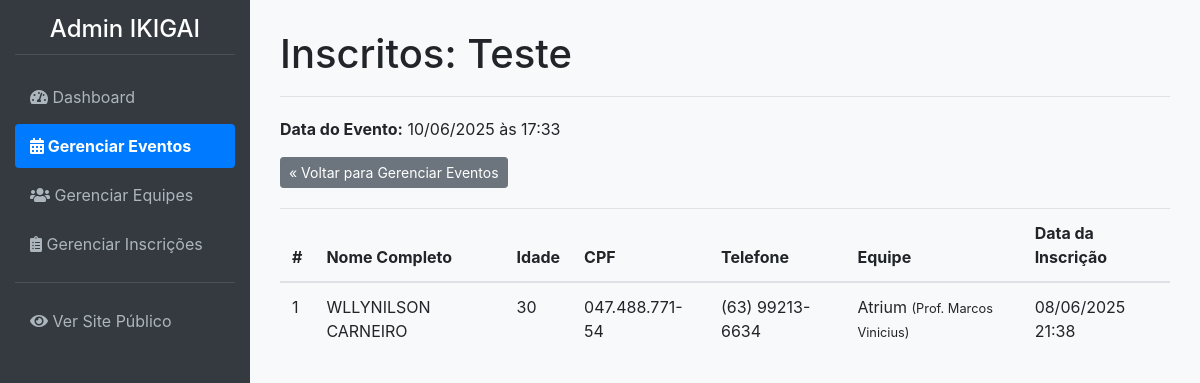
The app's page /admin/eventos/1/inscricoes (signed in), older data.
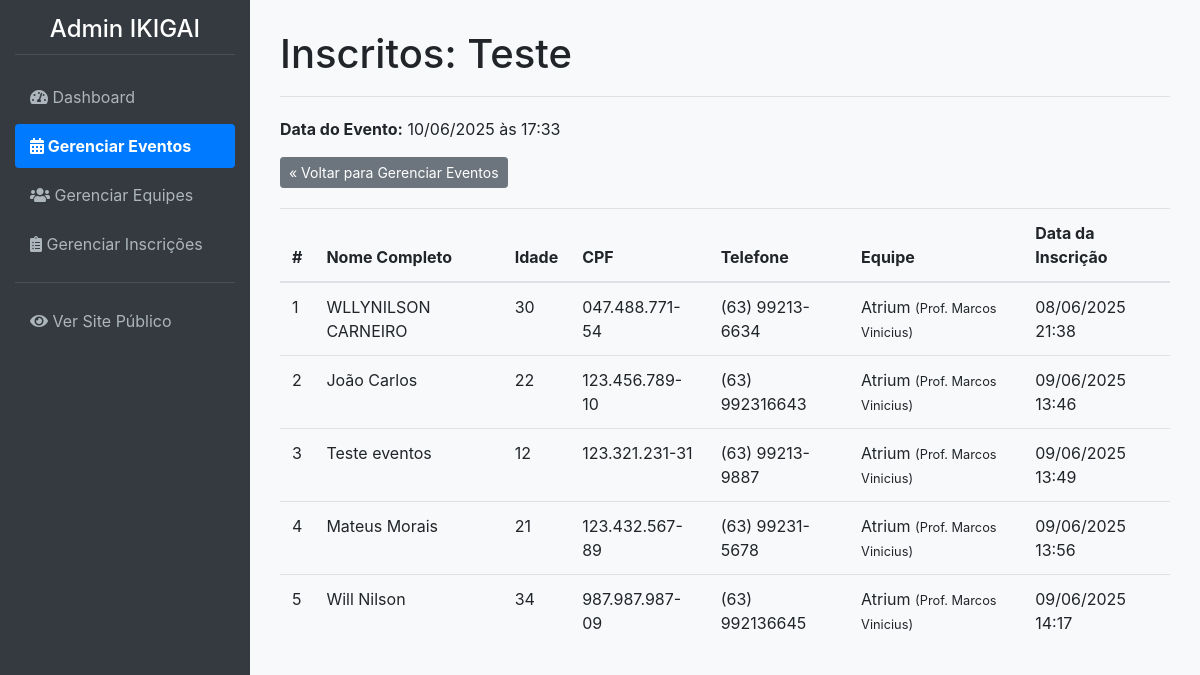
The same page, newer data.
### app/models.py (models this page shows, shortened)
class Evento(db.Model):
    __tablename__ = 'eventos'
    id = db.Column(db.Integer, primary_key=True)
    nome_evento = db.Column(db.String(200), nullable=False)
    data_hora_evento = db.Column(db.DateTime, nullable=False)
    palestrante = db.Column(db.String(100))
    imagem_palestrante = db.Column(db.String(300), nullable=True) # URL para a imagem
    descricao = db.Column(db.Text)
    local_evento = db.Column(db.String(200))
    preco = db.Column(db.Float, default=0.0)
    numero_vagas = db.Column(db.Integer, nullable=False)
    inscricoes = db.relationship('Inscricao', backref='evento', lazy=True)

class Inscricao(db.Model):
    __tablename__ = 'inscricoes'
    id = db.Column(db.Integer, primary_key=True)
    nome_participante = db.Column(db.String(100), nullable=False)
    sobrenome_participante = db.Column(db.String(100), nullable=False)
    idade = db.Column(db.Integer, nullable=False)
    cpf = db.Column(db.String(14), nullable=False)
    telefone = db.Column(db.String(20), nullable=False)
    data_inscricao = db.Column(db.DateTime, default=datetime.utcnow)
    evento_id = db.Column(db.Integer, db.ForeignKey('eventos.id'), nullable=False)
    equipe_id = db.Column(db.Integer, db.ForeignKey('equipes.id'), nullable=False)
    status = db.Column(db.String(20), nullable=False, default='Pendente')
    email = db.Column(db.String(100), nullable=False, unique=True)
    __table_args__ = (db.UniqueConstraint('cpf', 'evento_id', name='uq_cpf_evento'),)

class Equipe(db.Model):
    __tablename__ = 'equipes'
    id = db.Column(db.Integer, primary_key=True)
    nome_equipe = db.Column(db.String(100), nullable=False, unique=True)
    professor_responsavel = db.Column(db.String(100), nullable=False)
    inscricoes = db.relationship('Inscricao', backref='equipe', lazy=True)

### app/admin/routes.py (the view)
@bp.route('/eventos/<int:evento_id>/inscricoes')
@login_required
def listar_inscricoes_evento(evento_id):
    evento = Evento.query.get_or_404(evento_id)
    inscricoes = Inscricao.query.filter_by(evento_id=evento.id).order_by(Inscricao.data_inscricao).all()
    return render_template('admin/admin_listar_inscricoes_evento.html', evento=evento, inscricoes=inscricoes)

### app/__init__.py (called while the page is built)
@login_manager.user_loader
def load_user(user_id):
    return models.User.query.get(int(user_id))

### app/admin/routes.py (called while the page is built)
@bp.before_request
def before_request_handler():
    if current_app.config.get('DEBUG') and not current_user.is_authenticated:
        user = User.query.first()
        if user:
            login_user(user)

### app/templates/admin/admin_listar_inscricoes_evento.html (shortened to what this page needs)
{% extends 'admin/admin_base.html' %}
{% block page_title %}Inscritos: {{ evento.nome_evento }}{% endblock %}
{% block content %}
<p><strong>Data do Evento:</strong> {{ evento.data_hora_evento.strftime('%d/%m/%Y às %H:%M') }}</p>
<a href="{{ url_for('admin.gerenciar_eventos') }}" class="btn btn-secondary btn-sm" style="margin-bottom:20px;">&laquo; Voltar para Gerenciar Eventos</a>
{% if inscricoes %}
    <table class="table">
        <thead>
            <tr>
                <th>#</th>
                <th>Nome Completo</th>
                <th>Idade</th>
                <th>CPF</th>
                <th>Telefone</th>
                <th>Equipe</th>
                <th>Data da Inscrição</th>
            </tr>
        </thead>
        <tbody>
            {% for inscricao in inscricoes %}
            <tr>
                <td>{{ loop.index }}</td>
                <td>{{ inscricao.nome_participante }} {{ inscricao.sobrenome_participante }}</td>
                <td>{{ inscricao.idade }}</td>
                <td>{{ inscricao.cpf }}</td>
                <td>{{ inscricao.telefone }}</td>
                <td>
                    {% if inscricao.equipe %}
                        {{ inscricao.equipe.nome_equipe }}
                        <small>(Prof. {{ inscricao.equipe.professor_responsavel }})</small>
                    {% else %}
                        Equipe não informada
                    {% endif %}
                </td>
                <td>{{ inscricao.data_inscricao.strftime('%d/%m/%Y %H:%M') }}</td>
            </tr>
            {% endfor %}
        </tbody>
    </table>
{% else %}
    <p>Nenhum participante inscrito neste evento ainda.</p>
{% endif %}
{% endblock %}

### app/templates/admin/admin_base.html (shortened to what this page needs)
<!DOCTYPE html>
<html lang="pt-BR">
<head>
    <link rel="stylesheet" href="https://stackpath.bootstrapcdn.com/bootstrap/4.5.2/css/bootstrap.min.css">
    <link rel="stylesheet" href="https://cdnjs.cloudflare.com/ajax/libs/font-awesome/5.15.3/css/all.min.css">
    <link rel="stylesheet" href="{{ url_for('static', filename='css/admin_styles.css') }}">
</head>
<body>
    <nav class="sidebar">
        <h2>Admin IKIGAI</h2>
        <a href="{{ url_for('admin.dashboard') }}" class="{{ 'active' if request.endpoint == 'admin.dashboard' else '' }}">
            <i class="fas fa-tachometer-alt"></i> Dashboard
        </a>
        <a href="{{ url_for('admin.gerenciar_eventos') }}" class="{{ 'active' if 'evento' in request.endpoint else '' }}">
            <i class="fas fa-calendar-alt"></i> Gerenciar Eventos
        </a>
        <a href="{{ url_for('admin.gerenciar_equipes') }}" class="{{ 'active' if 'equipe' in request.endpoint else '' }}">
            <i class="fas fa-users"></i> Gerenciar Equipes
        </a>
        <a href="{{ url_for('admin.gerenciar_inscricoes') }}" class="{{ 'active' if 'inscricao' in request.endpoint else '' }}">
            <i class="fas fa-clipboard-list"></i> Gerenciar Inscrições
        </a>
        <hr style="border-color: #495057;">
        <a href="{{ url_for('public.index') }}"><i class="fas fa-eye"></i> Ver Site Público</a>
    </nav>
    <main class="main-content">
        <div class="content-header">
            <h1>{% block page_title %}{% endblock %}</h1>
        </div>
        {% block content %}{% endblock %}
    </main>
</body>
</html>

### app/static/css/admin_styles.css (style rules this page uses)
body { display: flex; background-color: #f8f9fa; }
.sidebar { width: 250px; min-height: 100vh; background-color: #343a40; padding: 15px; color: white; flex-shrink: 0; }
.sidebar h2 { font-size: 1.5rem; margin-bottom: 20px; text-align: center; color: #fff; border-bottom: 1px solid #495057; padding-bottom: 10px; }
.sidebar a { display: block; color: #adb5bd; padding: 10px 15px; text-decoration: none; border-radius: 4px; margin-bottom: 5px; }
.sidebar a.active { background-color: #007bff; color: #fff; font-weight: bold; }
.main-content { flex-grow: 1; padding: 30px; overflow-y: auto; }
.content-header { border-bottom: 1px solid #dee2e6; margin-bottom: 20px; padding-bottom: 10px; }

Row changes from the older to the newer data that the page shows:
added Inscricao: nome_participante "João", sobrenome_participante "Carlos", idade "22", cpf "123.456.789-10", telefone "(63) 992316643", equipe.nome_equipe "Atrium", equipe.professor_responsavel "Marcos Vinicius", data_inscricao "09/06/2025 13:46"
added Inscricao: nome_participante "Teste", sobrenome_participante "eventos", idade "12", cpf "123.321.231-31", telefone "(63) 99213-9887", equipe.nome_equipe "Atrium", equipe.professor_responsavel "Marcos Vinicius", data_inscricao "09/06/2025 13:49"
added Inscricao: nome_participante "Mateus", sobrenome_participante "Morais", idade "21", cpf "123.432.567-89", telefone "(63) 99231-5678", equipe.nome_equipe "Atrium", equipe.professor_responsavel "Marcos Vinicius", data_inscricao "09/06/2025 13:56"
added Inscricao: nome_participante "Will", sobrenome_participante "Nilson", idade "34", cpf "987.987.987-09", telefone "(63) 992136645", equipe.nome_equipe "Atrium", equipe.professor_responsavel "Marcos Vinicius", data_inscricao "09/06/2025 14:17"
